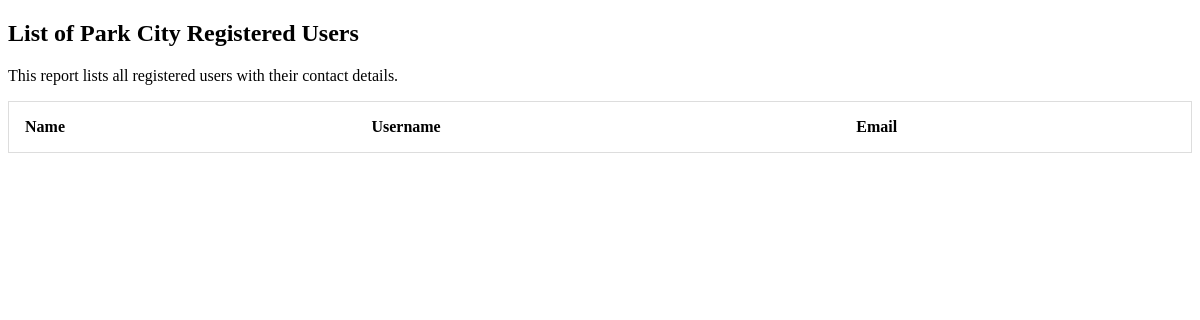
The page /active_users.php on the database as committed earlier.
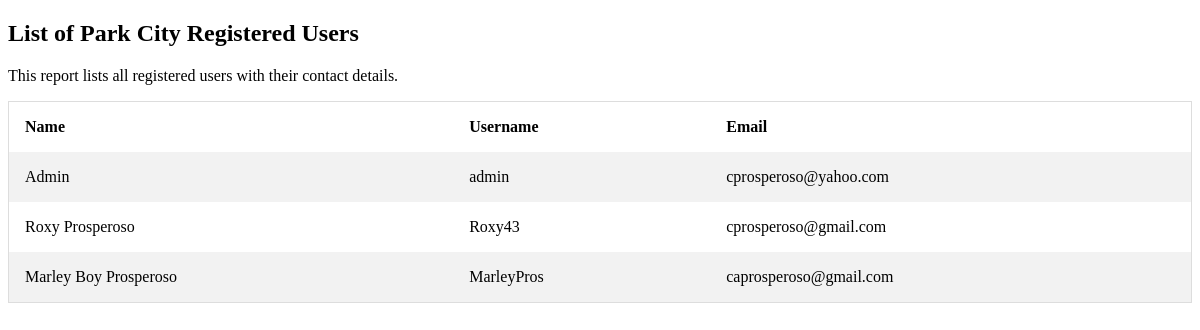
The same page on the database as committed later.
### tables this page shows
CREATE TABLE users (id INTEGER PRIMARY KEY, email TEXT, username TEXT, name TEXT, password TEXT, cpassword TEXT);

### active_users.php (the view, shortened to what this page needs)
<!DOCTYPE html>
<html>
<head>
</head>
<body>
<h2>List of Park City Registered Users</h2>
<p>This report lists all registered users with their contact details.</p>
<table>
  <tr>
    <th>Name</th>
    <th>Username</th>
    <th>Email</th>
  </tr>
<?php
$db = new SQLite3('park_city.db');
$stmt = $db->prepare("SELECT name, username, email from users");
$result = $stmt->execute();
while($row = $result->fetchArray()){ ?>
  <tr>
    <td><?php echo $row[name];?></td>
    <td><?php echo $row[username];?></td>
    <td><?php echo $row[email];?></td>
  </tr>
<?php }
?>
</table>
</body>
</html>

Rows that differ between the two databases and show on the page:
added users: name "Admin", username "admin", email "cprosperoso@yahoo.com"
added users: name "Roxy Prosperoso", username "Roxy43", email "cprosperoso@gmail.com"
added users: name "Marley Boy Prosperoso", username "MarleyPros", email "caprosperoso@gmail.com"
